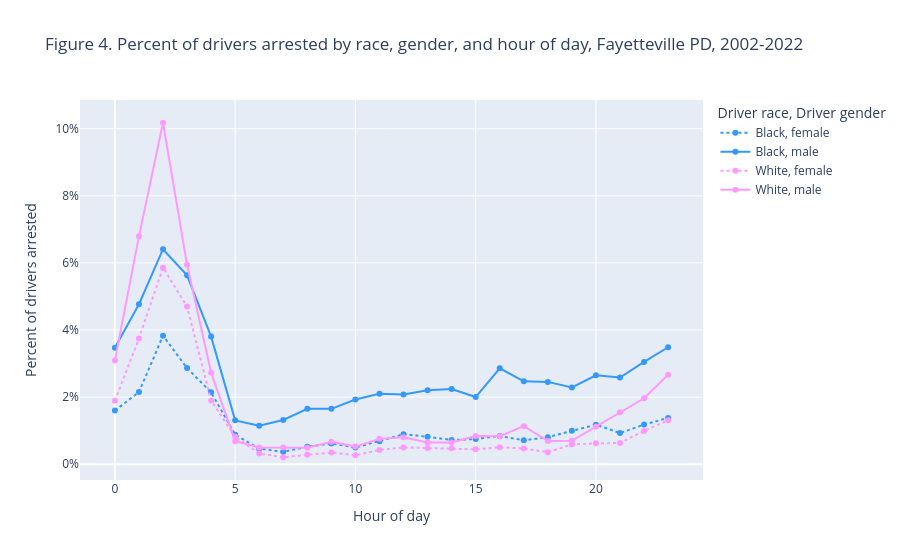

Notebook code cell kept with this figure:
### Code cell
mask = df4["driver_race"].isin(["Black", "White"])
fig = px.line(
    df4[mask],
    x="hour_of_day",
    y="percent_drivers_arrested",
    color="driver_race",
    title="Figure 4. Percent of drivers arrested by race, gender, and hour of day, Fayetteville PD, 2002-2022",
    labels={
        "percent_drivers_arrested": "Percent of drivers arrested",
        "hour_of_day": "Hour of day",
        "driver_race": "Driver race",
        "driver_gender": "Driver gender",
    },
    color_discrete_sequence=(px.colors.diverging.Picnic[1], px.colors.diverging.Picnic[7]),
    height=600,
    markers=True,
    line_dash="driver_gender",
    line_dash_map={"male": "solid", "female": "dot"},
    line_group="driver_gender",
)
fig.layout.yaxis.tickformat = ",.0%"
fig.update_traces(textposition="bottom right")

### Figure 1 — Plotly figure (JSON) as saved in the notebook; plotly's stock layout.template omitted (floating-point values rounded to 4 significant figures)
{"data": [{"hovertemplate": "Driver race=Black<br>Driver gender=female<br>Hour of day=%{x}<br>Percent of drivers arrested=%{y}<extra></extra>", "legendgroup": "Black, female", "line": {"color": "rgb(51,153,255)", "dash": "dot"}, "marker": {"symbol": "circle"}, "mode": "markers+lines", "name": "Black, female", "orientation": "v", "showlegend": true, "textposition": "bottom right", "type": "scatter", "x": [0, 1, 2, 3, 4, 5, 6, 7, 8, 9, 10, 11, 12, 13, 14, 15, 16, 17, 18, 19, 20, 21, 22, 23], "xaxis": "x", "y": [0.016, 0.0215, 0.03831, 0.02865, 0.02142, 0.00883, 0.004642, 0.003718, 0.005238, 0.006204, 0.004964, 0.006859, 0.00895, 0.008188, 0.007245, 0.007515, 0.008428, 0.007149, 0.008066, 0.009976, 0.0118, 0.009315, 0.01182, 0.01382], "yaxis": "y"}, {"hovertemplate": "Driver race=Black<br>Driver gender=male<br>Hour of day=%{x}<br>Percent of drivers arrested=%{y}<extra></extra>", "legendgroup": "Black, male", "line": {"color": "rgb(51,153,255)", "dash": "solid"}, "marker": {"symbol": "circle"}, "mode": "markers+lines", "name": "Black, male", "orientation": "v", "showlegend": true, "textposition": "bottom right", "type": "scatter", "x": [0, 1, 2, 3, 4, 5, 6, 7, 8, 9, 10, 11, 12, 13, 14, 15, 16, 17, 18, 19, 20, 21, 22, 23], "xaxis": "x", "y": [0.03472, 0.0477, 0.06409, 0.05629, 0.03805, 0.01308, 0.0115, 0.0132, 0.01653, 0.01651, 0.01928, 0.02099, 0.0208, 0.02206, 0.02245, 0.02004, 0.02861, 0.02473, 0.02455, 0.02291, 0.02651, 0.02585, 0.0305, 0.03487], "yaxis": "y"}, {"hovertemplate": "Driver race=White<br>Driver gender=female<br>Hour of day=%{x}<br>Percent of drivers arrested=%{y}<extra></extra>", "legendgroup": "White, female", "line": {"color": "rgb(255,153,255)", "dash": "dot"}, "marker": {"symbol": "circle"}, "mode": "markers+lines", "name": "White, female", "orientation": "v", "showlegend": true, "textposition": "bottom right", "type": "scatter", "x": [0, 1, 2, 3, 4, 5, 6, 7, 8, 9, 10, 11, 12, 13, 14, 15, 16, 17, 18, 19, 20, 21, 22, 23], "xaxis": "x", "y": [0.01893, 0.0375, 0.0586, 0.04699, 0.01904, 0.008174, 0.003209, 0.002089, 0.002847, 0.003485, 0.002662, 0.004255, 0.005028, 0.004839, 0.004789, 0.00444, 0.005092, 0.004684, 0.003599, 0.005902, 0.006244, 0.006363, 0.009946, 0.01309], "yaxis": "y"}, {"hovertemplate": "Driver race=White<br>Driver gender=male<br>Hour of day=%{x}<br>Percent of drivers arrested=%{y}<extra></extra>", "legendgroup": "White, male", "line": {"color": "rgb(255,153,255)", "dash": "solid"}, "marker": {"symbol": "circle"}, "mode": "markers+lines", "name": "White, male", "orientation": "v", "showlegend": true, "textposition": "bottom right", "type": "scatter", "x": [0, 1, 2, 3, 4, 5, 6, 7, 8, 9, 10, 11, 12, 13, 14, 15, 16, 17, 18, 19, 20, 21, 22, 23], "xaxis": "x", "y": [0.03094, 0.06793, 0.1018, 0.05945, 0.02731, 0.006884, 0.005011, 0.005032, 0.004957, 0.006717, 0.005262, 0.007566, 0.00802, 0.006466, 0.006481, 0.008419, 0.008339, 0.01136, 0.00694, 0.007002, 0.01116, 0.01549, 0.01967, 0.02669], "yaxis": "y"}], "layout": {"autosize": true, "legend": {"title": {"text": "Driver race, Driver gender"}, "tracegroupgap": 0}, "title": {"text": "Figure 4. Percent of drivers arrested by race, gender, and hour of day, Fayetteville PD, 2002-2022"}, "xaxis": {"anchor": "y", "autorange": true, "domain": [0, 1], "range": [-1.379, 24.38], "title": {"text": "Hour of day"}, "type": "linear"}, "yaxis": {"anchor": "x", "autorange": true, "domain": [0, 1], "range": [-0.00457, 0.1084], "tickformat": ",.0%", "title": {"text": "Percent of drivers arrested"}, "type": "linear"}}}
